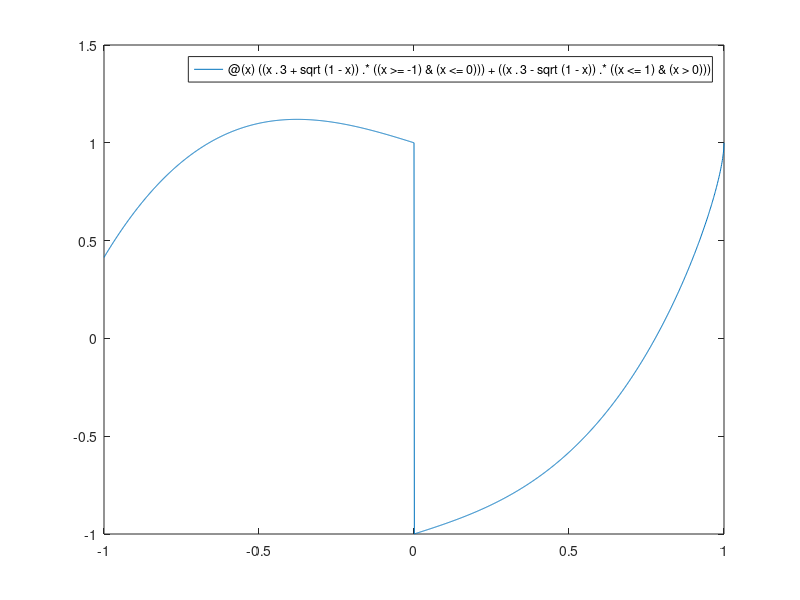

Source code (MATLAB):
f = @(x) exp(10 * x .* (x - 1)) .* sin(12*pi*x)
f([1 2])
fplot(f, [0, 1])

g = @(x) ((x .^ 3 + sqrt(1 - x)) .* ((x >= -1) & (x <= 0))) + ((x .^ 3 - sqrt(1 - x)) .* ((x <= 1) & (x > 0)))
fplot(g, [-1, 1])